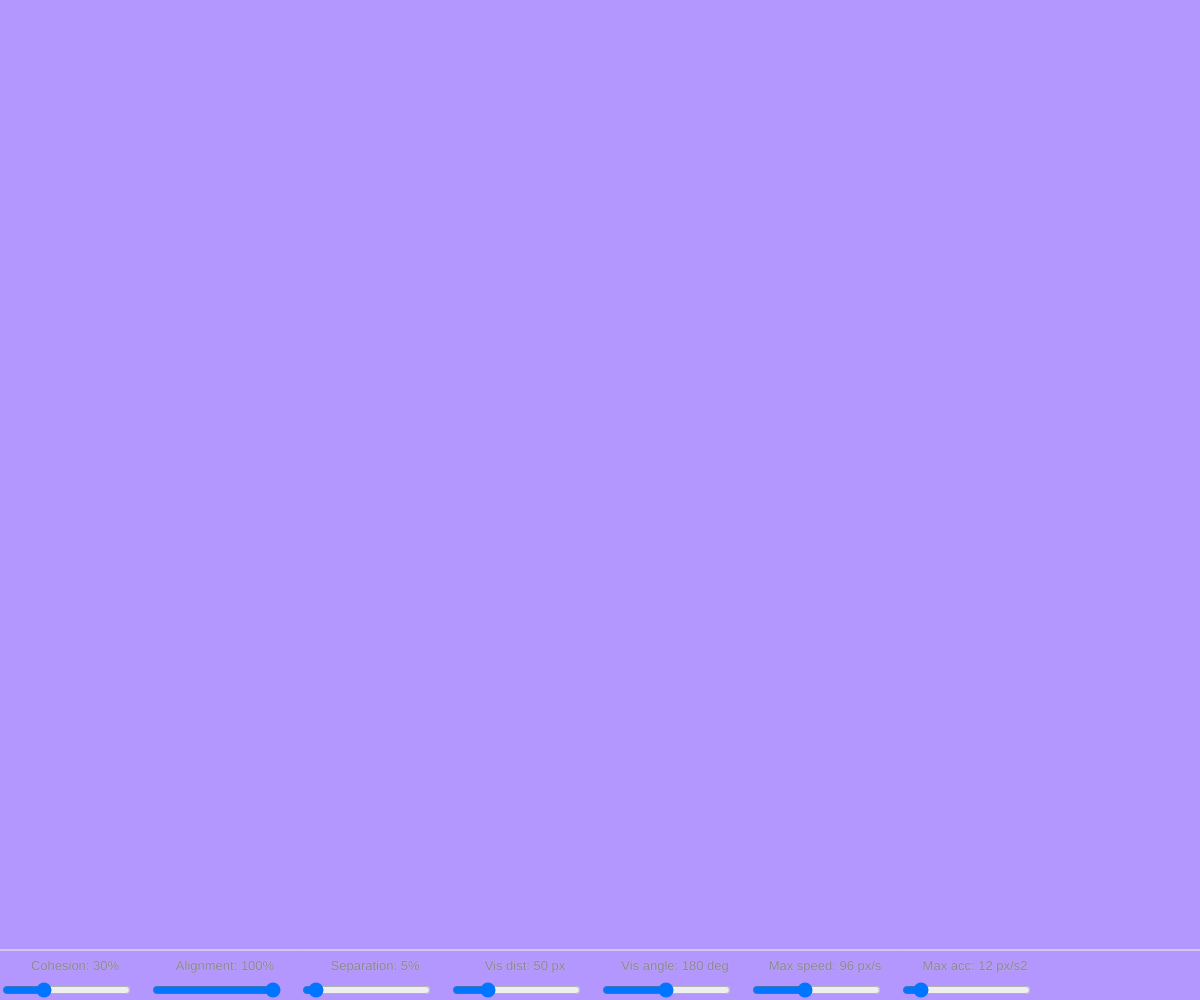
Frame 1 (no input)
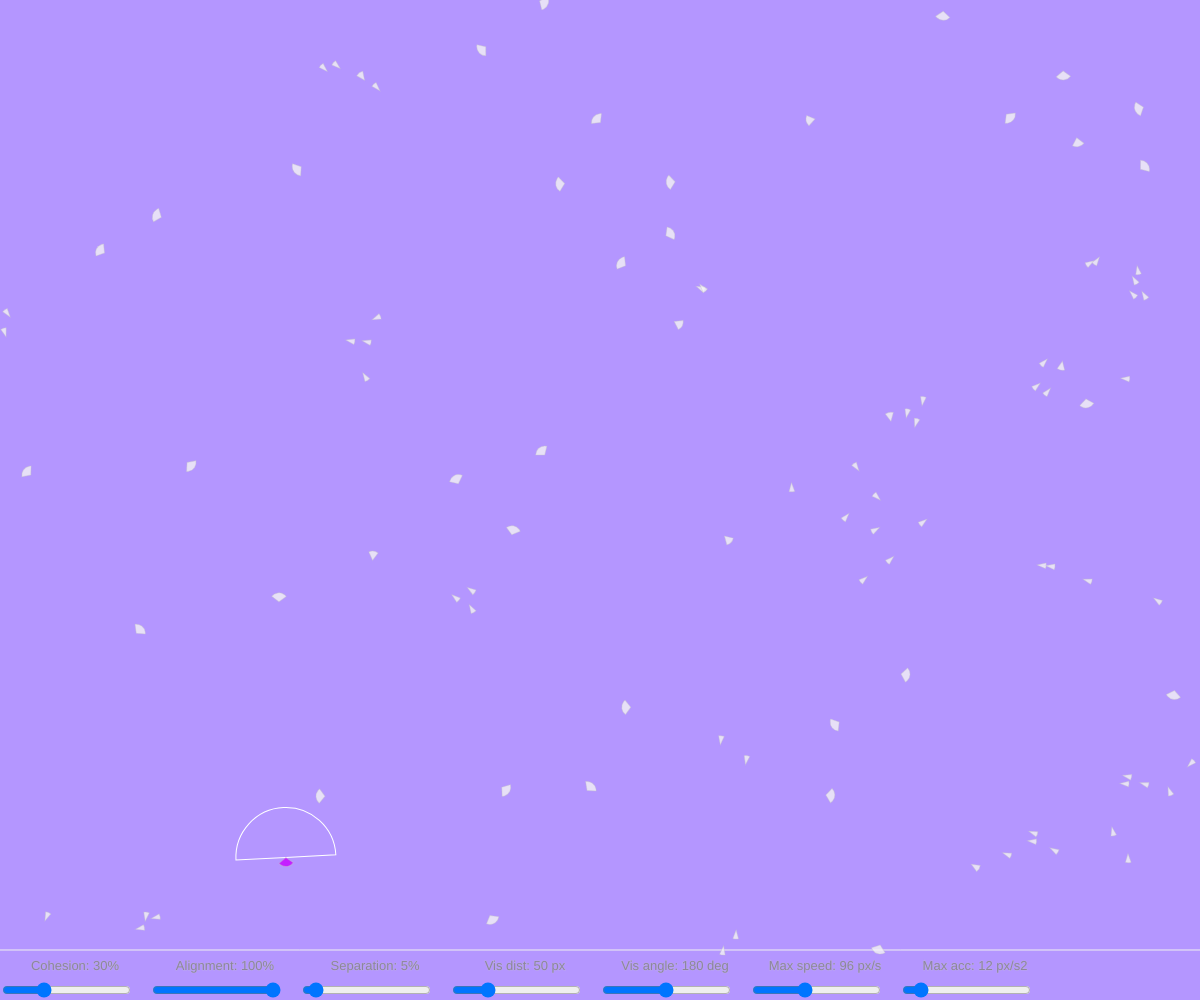
Frame 60 (no input)
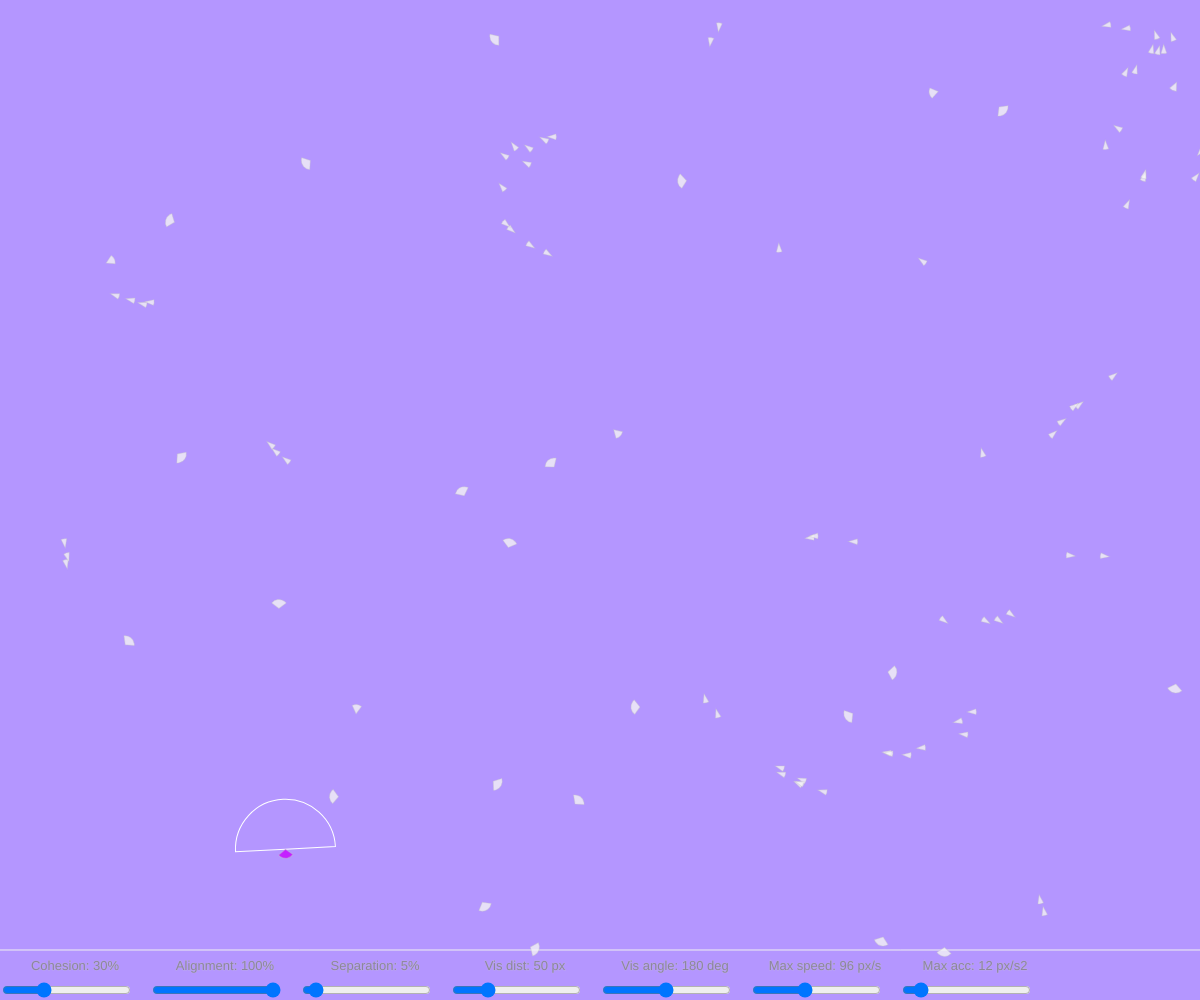
Frame 120 (the mouse pressed at the canvas centre since frame 60)

The p5.js sketch that drew these frames (run headless with seeded random() and noise() and a simulated clock; from frame 60 on, the mouse is pressed at the canvas centre):

// p5.js sketch
// ── sketch.js
var N = 100;
var s;
var Cc;
var Cl;
var Cs;
var vis;
var visAngle;
var maxSpeed;
var maxAcc;
var debug=true;


function setup() {
    frameRate(60);
    createCanvas(innerWidth , innerHeight);
    swarm = new Swarm(N);
    cSlider = createSlider(0, 1, 0.3, 0.01);
    cSlider.position(0, height - 20);
    lSlider = createSlider(0, 1, 1, 0.01);
    lSlider.position(150, height - 20);
    sSlider = createSlider(0, 1, 0.05, 0.01);
    sSlider.position(300, height - 20);
    visSlider = createSlider(0, 200, 50, 1);
    visSlider.position(450, height - 20);
    angSlider = createSlider(0.01, TWO_PI, PI, PI/180);
    angSlider.position(600, height - 20);
    
    velSlider = createSlider(0, 10, 4, 0.1);
    velSlider.position(750, height - 20);
    accSlider = createSlider(0, 5, 0.5, 0.01);
    accSlider.position(900, height - 20);

}

function draw() {

    background(180, 150, 255);
    stroke(240);
    strokeWeight(1);
    line(0,height-50,width,height-50);
    swarm.update();
    Cc = cSlider.value();
    Cl = lSlider.value();
    Cs = sSlider.value();
    vis = visSlider.value();
    visAngle = angSlider.value();
    maxSpeed=velSlider.value();
    maxAcc=accSlider.value();
    
    
    fill(120,180);
    textAlign(CENTER)
    textSize(13);
    text("Cohesion: " + floor(100*Cc) + "%",75,height-30)
    text("Alignment: " + floor(100*Cl) + "%",225,height-30)
    text("Separation: " + floor(100*Cs) + "%",375,height-30)
    text("Vis dist: " + floor(vis) + " px",525,height-30)
    text("Vis angle: " + floor(180/PI*visAngle+1) + " deg",675,height-30)
    text("Max speed: " + floor(maxSpeed*24) +" px/s",825,height-30)
    text("Max acc: " + floor(maxAcc*24) + " px/s2" ,975,height-30)
    




}

// ── Boid.js
function Boid(swarm, col, debug) {
    this.debug = debug;
    this.swarm = swarm;
    this.col = col;

    this.size = 18;
    this.maxSpeed = maxSpeed;
    this.maxAcc = maxAcc;

    this.vel = createVector(random(0.5) - 0.25, random(0.5) - 0.25);
    this.pos = createVector(random(width), random(height));
    this.acc = createVector(0, 0);

    this.neighbourhood = new Neighbourhood(this);

    this.vis = vis;
    this.visAngle = PI / 2;

    this.T = 4;
    this.hardEdge = false;


    this.update = function () {

        this.visAngle = visAngle;
        this.vis = vis;
        this.maxSpeed = maxSpeed;
        this.maxAcc = maxAcc;

        this.applyForce();
        this.vel.add(this.acc);
        this.vel.limit(this.maxSpeed);
        this.pos.add(this.vel);

        this.checkBounds();
        this.neighbourhood.update();

        if (this.debug) {
            this.displayDebug();
        }

    }


    this.applyForce = function () {

        this.force = createVector(0, 0);

        if (this.neighbourhood.exists) {

            this.force.add(this.cohesion().mult(Cc));
            this.force.add(this.alignment().mult(Cl));
            this.force.add(this.separation().mult(Cs));

        }

        this.acc.set(this.force);
        this.acc.limit(this.maxAcc);

    }

    this.cohesion = function () {
        this.rho = this.neighbourhood.pos.copy();
        return p5.Vector.sub(this.rho, this.pos).mult(1 / (this.T * this.T));

    }

    this.alignment = function () {
        return this.neighbourhood.vel.mult(1 / (this.T * this.neighbourhood.members.length));
    }

    this.separation = function () {

        this.m = this.neighbourhood.members;
        this.temp = createVector(0, 0);
        for (k = 0; k < this.m.length; k++) {
            this.temp.add(p5.Vector.sub(this.pos, this.m[k].pos));
        }
        return this.temp.mult(1 / pow(this.T, 2));

    }
    
   

    this.checkBounds = function () {


        if (this.hardEdge) {
            if (this.pos.x < 0 || this.pos.x > width) {
                this.vel.x = -this.vel.x;
            } else if (this.pos.y < 0 || this.pos.y > height - 50) {
                this.vel.y = -this.vel.y;
            }
        } else {
            if (this.pos.x < 0) {
                this.pos.x = width;
            } else if (this.pos.x > width) {
                this.pos.x = 0;
            } else if (this.pos.y < 0) {
                this.pos.y = height - 50;
            } else if (this.pos.y > height - 50) {
                this.pos.y = 0;
            }
        }

    }

    this.display = function () {
        
        fill(col);
        stroke(200,100);
       
        push();
        translate(this.pos.x, this.pos.y);
        rotate(this.vel.heading());
        
        this.tail=map(this.vel.mag(),0,maxSpeed,0.6,0.2);
        
        arc(0, 0, this.size, this.size, (1-this.tail/2) * PI, (1+this.tail/2) * PI,PIE);
        pop();
        
    }

    this.displayDebug = function () {
        //visibility circle
        noFill();
        stroke(255);
        push();
        translate(this.pos.x, this.pos.y);
        rotate(this.vel.heading());
        arc(0, 0, this.vis * 2, this.vis * 2, -this.visAngle / 2, this.visAngle / 2, PIE)
        pop();
    }
}

// ── Neighbourhood.js
function Neighbourhood(boid) {
    this.boid = boid;
    this.debug = this.boid.debug;
    this.swarm = this.boid.swarm;
    this.pos = createVector(0, 0); // Center of neighbourhood
    this.vel = createVector(0, 0); // Velocity of neighbourhood;
    this.members = [];
    this.exists = false;

    this.update = function () {

        this.findMembers();

        if (this.members.length > 0) {
            this.exists = true;
            this.updateCenter();
            this.updateHeading();
            
            if (this.debug) {
                this.displayDebug();
            }
            
        } else {
            this.exists = false;
        }

    }


    this.findMembers = function () {
        
        this.temp = [];
        
        for (j = 0; j < this.swarm.N; j++) {
            this.d = p5.Vector.dist(this.boid.pos, this.swarm.boids[j].pos);
            push();
            translate(this.boid.pos.x, this.boid.pos.y);
            this.tempvec = p5.Vector.sub(this.swarm.boids[j].pos, this.boid.pos);
            this.ang = p5.Vector.angleBetween(this.boid.vel, this.tempvec);
            this.withinDistance = this.d < this.boid.vis;
            this.withinAngle = abs(this.ang) < this.boid.visAngle / 2;
            pop();




            if (this.withinDistance && this.withinAngle && this.swarm.boids[j] != this.boid) {
                this.temp.push(this.swarm.boids[j]);

            }

        }
        this.members = this.temp;
    }

    this.updateHeading = function () {
        
        this.vel.set(this.boid.vel.x, this.boid.vel.y);
        this.number = this.members.length;
        
        for (k = 0; k < this.number; k++) {
            this.vel.add(this.members[k].vel);
        }
        
        this.vel.div(this.number + 1);

    }

    this.updateCenter = function () {

        this.pos.set(this.boid.pos.x, this.boid.pos.y);
        this.number = this.members.length;

        for (k = 0; k < this.number; k++) {
            this.pos.add(this.members[k].pos);
        }
        
        this.pos.div(this.number + 1);
        
    }

    this.displayDebug = function () {

        fill(255, 100);
        ellipse(this.pos.x, this.pos.y, 20, 20);
        stroke(255, 10)
        strokeWeight(1);

        push();
        translate(this.pos.x, this.pos.y);
        strokeWeight(5);
        fill(0, 255);

        this.head = this.vel.copy();
        this.head.setMag(13);
        ellipse(this.head.x, this.head.y, 5, 5);
        pop();

        for (l = 0; l < this.members.length; l++) {
            stroke(255);
            line(this.boid.pos.x, this.boid.pos.y, this.members[l].pos.x, this.members[l].pos.y)
        }
        
    }
}

// ── Swarm.js
function Swarm(N) {
    this.N = N;
    this.boids = [];
    this.center = createVector(0, 0);
    this.col = color(245, 200);
    
    for (i = 0; i < this.N; i++) {
        this.boids.push(new Boid(this, this.col, false));

    }
    
    if(debug){
    this.boids.push(new Boid(this, color(200, 0, 255, 200), true));
    }
    

    this.update = function () {

        for (i = 0; i < this.boids.length; i++) {
            this.boids[i].update();
            this.boids[i].display();
        }

    }


}
